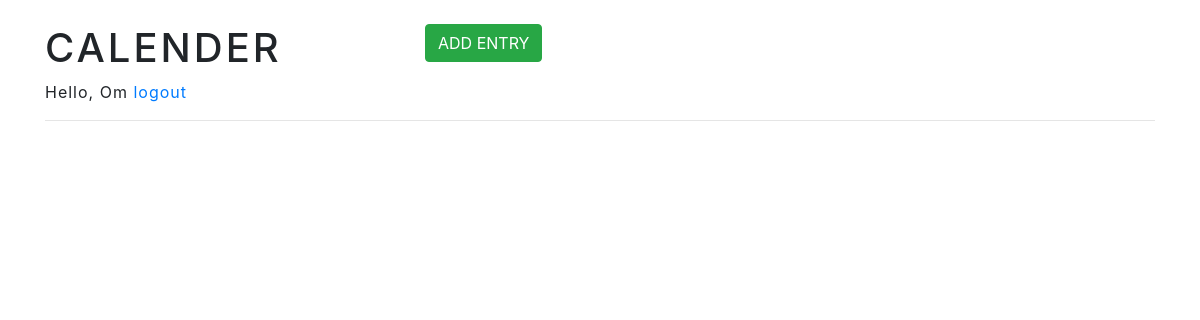
/calender (signed in), run on an earlier commit of the app's database.
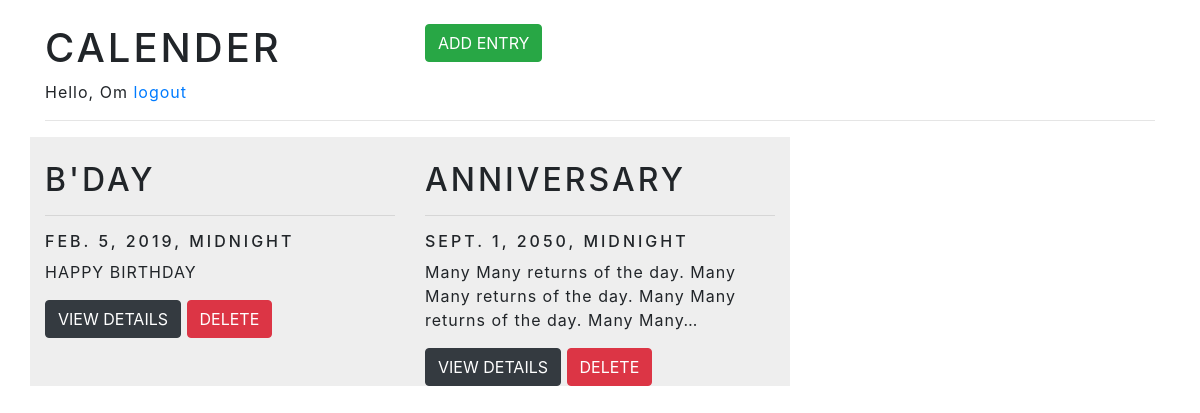
And on a later commit of the database.
### myapp/models.py (models this page shows, shortened)
class Entry(models.Model):
    name = models.CharField(max_length=100)
    author = models.ForeignKey(User,on_delete=models.CASCADE)
    date = models.DateTimeField()
    description = models.TextField()
    created = models.DateTimeField(auto_now_add=True)

### myapp/views.py (the view)
# urls.py: path('calender',views.calender,name='calender'),
@login_required
def calender(request):
    entries = Entry.objects.filter(author=request.user)
    return render(request,'myapp/calender.html',{"entries":entries})

### myapp/templates/myapp/calender.html
{% extends "myapp/base.html" %}
{% block content %}
<div class="container">
    <br>
    <div class="row">
   <div class="col-lg-4">
        <h1>Calender</h1>
        {% if request.user.is_authenticated %}
        <span>Hello, {{request.user.username}}</span>
        <a href="/logout">logout</a>
        {% endif %}
   </div>
   <div class="col-lg-4">
        <button onclick="window.location='{% url 'add' %}'" class="btn btn-success">Add Entry</button>
   </div>
    </div>
    <hr>
<div class="row">
    {% for entry in entries %}
   {% include 'myapp/_calender_entry.html' %}
   {% endfor %}
</div>
</div>
{% endblock %}

### myapp/templates/myapp/base.html (shortened to what this page needs)
<!DOCTYPE html>
{% load static %}
<html lang="en">
<head>
    <link rel="stylesheet" href="{% static 'myapp/css/boostrap.css' %}">
    <link rel="stylesheet" href="{% static 'myapp/css/style.css' %}">
    <link rel="stylesheet" href="https://maxcdn.bootstrapcdn.com/bootstrap/4.0.0/css/bootstrap.min.css">
</head>
<body>
    {% block content %}
    {% endblock %}
</body>
</html>

### myapp/templates/myapp/_calender_entry.html
<div class="calender_entry col-lg-4">
        <br>
   <h2>{{entry.name}}</h2>
   <hr>
   <h6>{{entry.date}}</h6>
   <p>{{entry.description|truncatechars:100}}</p>
   <button onclick="window.location='{% url 'details' pk=entry.id %}'" class="btn btn-dark">View Details</button>
   <button data-id="{{entry.id}}" onclick="deleteCalenderEntry(this)" class="btn btn-danger">Delete</button>
    </div>

### myapp/static/myapp/css/style.css (style rules this page uses)
.calender_entry { background-color:#eee; }
body,html { width: 100%; display: grid; }

What changed in the data, as far as the page shows it:
added Entry: name "B'DAY", date "FEB. 5, 2019, MIDNIGHT", description "HAPPY BIRTHDAY"
added Entry: name "ANNIVERSARY", date "SEPT. 1, 2050, MIDNIGHT", description "Many Many returns of the day. Many Many returns of the day. Many Many returns of the day. Many Many…"
